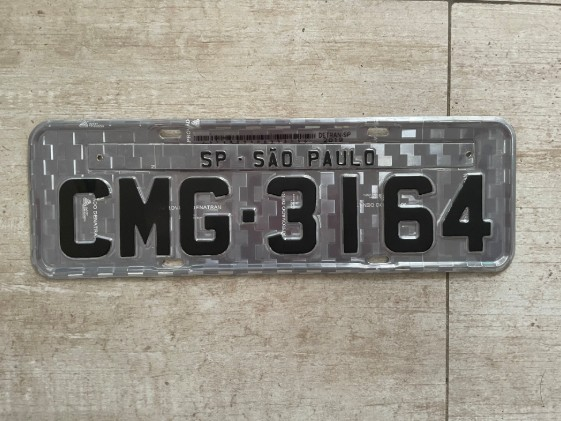
#> input picture carro.jpg, 561 x 421 px, found by its file name
$ python -i placa_python.py   (imports and definitions only)
#> lines starting #> are read from the running program, lines starting #| are printed output that depends on the picture; after the words box and inside, x2 and y2 are one past the last pixel; in counts of white or black regions, pixels touching at a corner belong together
import cv2
import pytesseract
import numpy as np
import os

# Definindo o caminho para o executável do Tesseract
# Verifique se o Tesseract está instalado no local correto
tesseract_path = r'C:\Program Files\Tesseract-OCR\tesseract.exe'  # Altere esse caminho se necessário

# Verifica se o caminho para o Tesseract está correto
# [2 lines not run here, left out]

# Configura o caminho do Tesseract
pytesseract.pytesseract.tesseract_cmd = tesseract_path

def reconhecer_placa(imagem_path):
    # Carregar a imagem
#> called with imagem_path = 'C:\\placa\\carro.jpg'
    imagem = cv2.imread(imagem_path)
#> imagem is the input picture: shape (421, 561, 3); mean B, G, R 136.4, 146.8, 151.3

    # Verificar se a imagem foi carregada corretamente
    if imagem is None:
        print("Erro ao carregar a imagem. Verifique o caminho.")
        return None

    # Converter para escala de cinza
    imagem_gray = cv2.cvtColor(imagem, cv2.COLOR_BGR2GRAY)
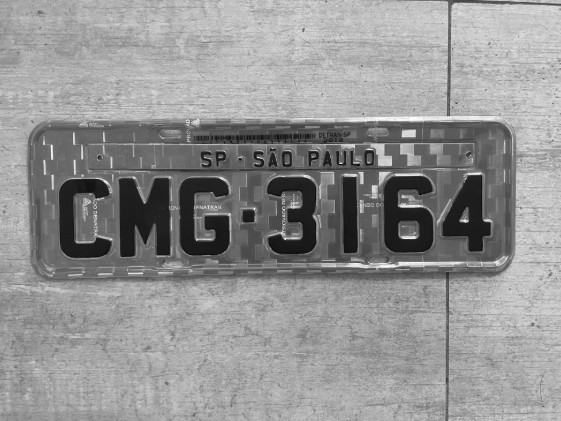
#> imagem_gray: shape (421, 561); min 2, max 254, mean 146.9

    # Aplicar um filtro de desfoque para reduzir ruídos
    imagem_blur = cv2.GaussianBlur(imagem_gray, (5, 5), 0)

    # Detecção de bordas usando Canny
    bordas = cv2.Canny(imagem_blur, 100, 200)
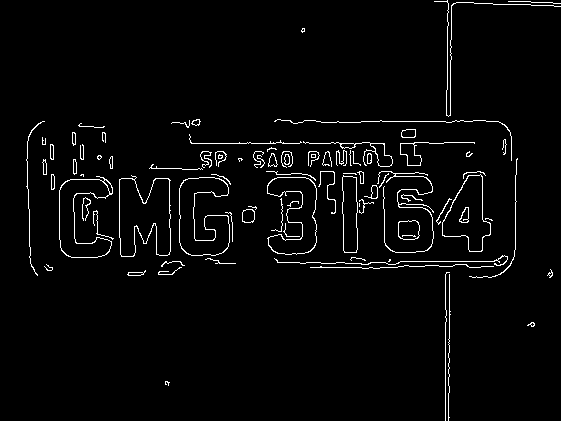
#> bordas: shape (421, 561); 2.9% white in thin lines or dots

    # Encontrar contornos na imagem
    contornos, _ = cv2.findContours(bordas.copy(), cv2.RETR_EXTERNAL, cv2.CHAIN_APPROX_SIMPLE)
#> contornos = 87 contours, 62 with area under 20; largest, box (x1, y1, x2, y2) and area: (119, 175, 171, 257) 3090, (179, 177, 230, 256) 2531, (267, 177, 317, 255) 2190, (59, 176, 113, 258) 2182, (442, 174, 491, 252) 2158

    # Ordenar os contornos por área
    contornos = sorted(contornos, key=cv2.contourArea, reverse=True)

    for contorno in contornos:
        # Aproximar o contorno para um polígono
        perimetro = cv2.arcLength(contorno, True)
        aprox = cv2.approxPolyDP(contorno, 0.02 * perimetro, True)

        # Verificar se o polígono tem 4 vértices (placa retangular)
        if len(aprox) == 4:
            placa_contorno = aprox
            break
#> this loop made 6 passes
#> (perimetro, placa_contorno) on pass 6: (181.6, [[343, 175], [343, 250], [356, 252], [356, 177]])
#> perimetro on passes 1 to 5: 398.8, 376.9, 352.6, 350.2, 226.2

    # Criar uma máscara para extrair a região da placa
    mascara = np.zeros(imagem_gray.shape, dtype="uint8")
    cv2.drawContours(mascara, [placa_contorno], -1, 255, 1)
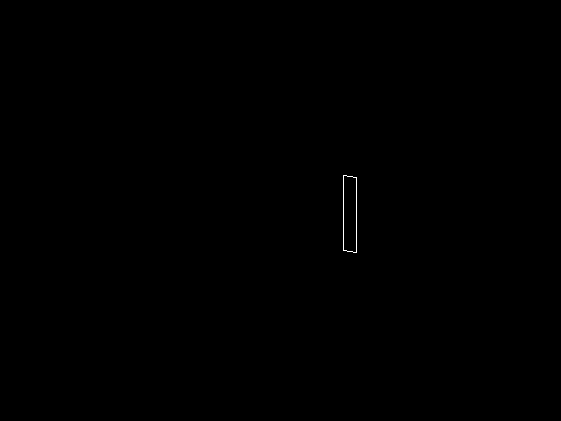
#> mascara: shape (421, 561); 0.07% white in thin lines or dots, all inside (x1, y1, x2, y2) = (343, 175, 357, 253)

    # Aplicar a máscara na imagem original
    imagem_placa = cv2.bitwise_and(imagem, imagem, mask=mascara)

    # Cortar a região da placa
    (x, y, w, h) = cv2.boundingRect(placa_contorno)
#> x = 343; y = 175; w = 14; h = 78
    placa_imagem = imagem_gray[y:y+h, x:x+w]

    # Usar OCR para reconhecer o texto na região da placa
    texto = pytesseract.image_to_string(placa_imagem, config='--psm 8')  # Configuração para reconhecer texto em uma linha

    return texto.strip()

# Caminho para a imagem
imagem_path = r"C:\placa\carro.jpg"  # Altere o caminho da imagem conforme necessário

# Reconhecer a placa
# [1 line that did not run here, left out]

# [2 lines not run here, left out]

>>> result = reconhecer_placa('carro.jpg')
#> the loop in reconhecer_placa (call 2), `for contorno in contornos:` made 6 passes
#> (the run stopped early here; a loop or call above may not have finished)
